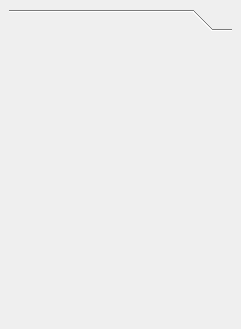
<?xml version="1.0" encoding="UTF-8"?>
<ui version="4.0">
 <class>DockWidget</class>
 <widget class="QDockWidget" name="DockWidget">
  <property name="geometry">
   <rect>
    <x>0</x>
    <y>0</y>
    <width>241</width>
    <height>329</height>
   </rect>
  </property>
  <property name="minimumSize">
   <size>
    <width>90</width>
    <height>138</height>
   </size>
  </property>
  <property name="features">
   <set>QDockWidget::DockWidgetFloatable|QDockWidget::DockWidgetMovable</set>
  </property>
  <property name="windowTitle">
   <string>DockWidget</string>
  </property>
  <widget class="QWidget" name="dockWidgetContents">
   <layout class="QGridLayout" name="gridLayout">
    <item row="0" column="0">
     <widget class="QToolBox" name="toolBox">
      <property name="currentIndex">
       <number>0</number>
      </property>
      <widget class="QWidget" name="page">
       <property name="geometry">
        <rect>
         <x>0</x>
         <y>0</y>
         <width>223</width>
         <height>263</height>
        </rect>
       </property>
       <attribute name="label">
        <string/>
       </attribute>
      </widget>
     </widget>
    </item>
   </layout>
  </widget>
 </widget>
 <resources/>
 <connections/>
</ui>
